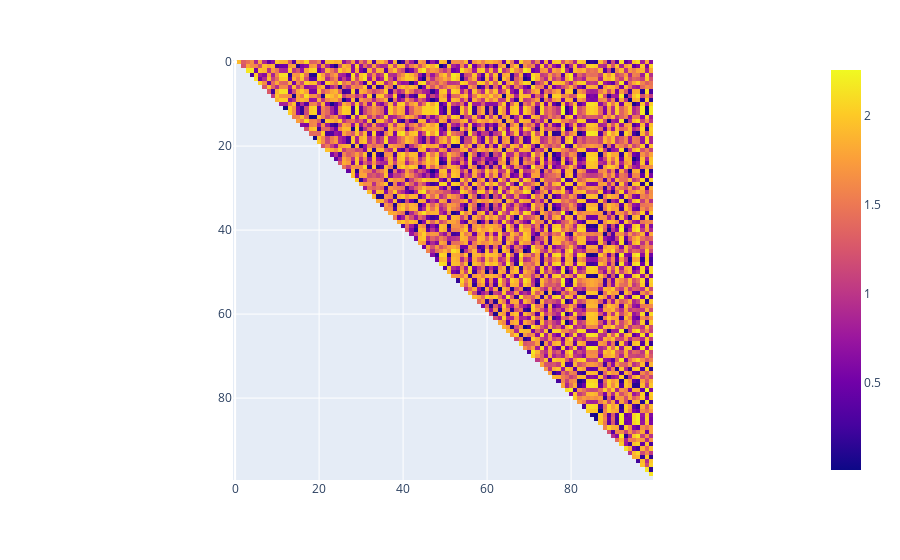

The code cell stored with this chart in its notebook:
### Code cell
px.imshow(np.where(Eucl_Dist == 0, None, Eucl_Dist))

### Figure 1 — Plotly figure (JSON) as saved in the notebook; plotly's stock layout.template omitted (floating-point values rounded to 4 significant figures; data arrays with more than 128 entries replaced by an {"elided": "..."} marker saying what was removed)
{"data": [{"coloraxis": "coloraxis", "hovertemplate": "x: %{x}<br>y: %{y}<br>color: %{z}<extra></extra>", "name": "0", "type": "heatmap", "xaxis": "x", "yaxis": "y", "z": {"elided": "100x100 float values"}}], "layout": {"coloraxis": {"colorscale": [[0, "#0d0887"], [0.1111, "#46039f"], [0.2222, "#7201a8"], [0.3333, "#9c179e"], [0.4444, "#bd3786"], [0.5556, "#d8576b"], [0.6667, "#ed7953"], [0.7778, "#fb9f3a"], [0.8889, "#fdca26"], [1, "#f0f921"]]}, "margin": {"t": 60}, "xaxis": {"anchor": "y", "constrain": "domain", "domain": [0, 1], "scaleanchor": "y"}, "yaxis": {"anchor": "x", "autorange": "reversed", "constrain": "domain", "domain": [0, 1]}}}
